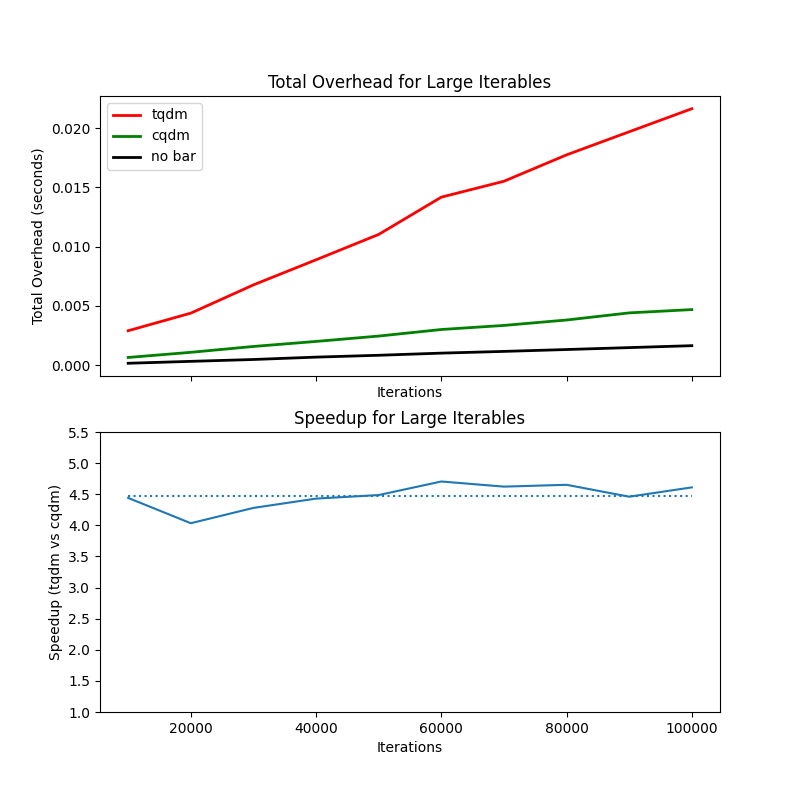

Write the Python code that produced this figure.
import cqdm
import tqdm
import dis

import timeit

import matplotlib.pyplot as plt


def test_nop(n, q):
    # a boring loop, doing nothing
    def loop(_n):
        total = 0
        for i in range(_n):
            pass

    total = timeit.timeit(lambda: loop(n), number=q)
    avg = total / q
    print(f"nop@{n}: {avg} seconds")
    return avg


def test_tqdm(n, q):
    # the OG tqdm implementation
    def loop(_n):
        total = 0
        for i in tqdm.tqdm(range(_n)):
            pass

    total = timeit.timeit(lambda: loop(n), number=q)
    avg = total / q
    print(f"tqdm@{n}: {avg} seconds")
    return avg


def test_cqdm(n, q):
    # our hacky implementation
    def loop(_n):
        total = 0
        for i in cqdm.cqdm(range(_n)):
            pass

    total = timeit.timeit(lambda: loop(n), number=q)
    avg = total / q
    print(f"cqdm@{n}: {avg} seconds")
    return avg


MAX_ITER = 10
N = 10_000
Q = 1_000

nop_times = []
tqdm_times = []
cqdm_times = []
iterations = []

for i in range(1, MAX_ITER + 1):
    nop_times.append(test_nop(N * i, Q))

    tqdm_times.append(test_tqdm(N * i, Q))
    cqdm_times.append(test_cqdm(N * i, Q))

    iterations.append(N * i)


fig, (ax1, ax2) = plt.subplots(2, 1, sharex=True, figsize=(8, 8))

ax1.set_title("Total Overhead for Large Iterables")
ax1.set_xlabel("Iterations")
ax1.set_ylabel("Total Overhead (seconds)")

ax1.plot(iterations, tqdm_times, "r-", linewidth=2, label="tqdm")
ax1.plot(iterations, cqdm_times, "g-", linewidth=2, label="cqdm")
ax1.plot(iterations, nop_times, "k-", linewidth=2, label="no bar")

improvement = []
for i in range(MAX_ITER):
    improvement.append(tqdm_times[i] / cqdm_times[i])

average = sum(improvement) / MAX_ITER
average = [average] * len(improvement)

ax2.set_title("Speedup for Large Iterables")
ax2.set_xlabel("Iterations")
ax2.set_ylabel("Speedup (tqdm vs cqdm)")
ax2.set_ylim(1.0, 5.5)

ax2.plot(iterations, improvement, color="#1f77b4")
ax2.plot(iterations, average, ":", color="#1f77b4")

legend = ax1.legend(loc="upper left")

# dis.dis(test_cqdm)
# dis.dis(test_tqdm)

plt.show()
